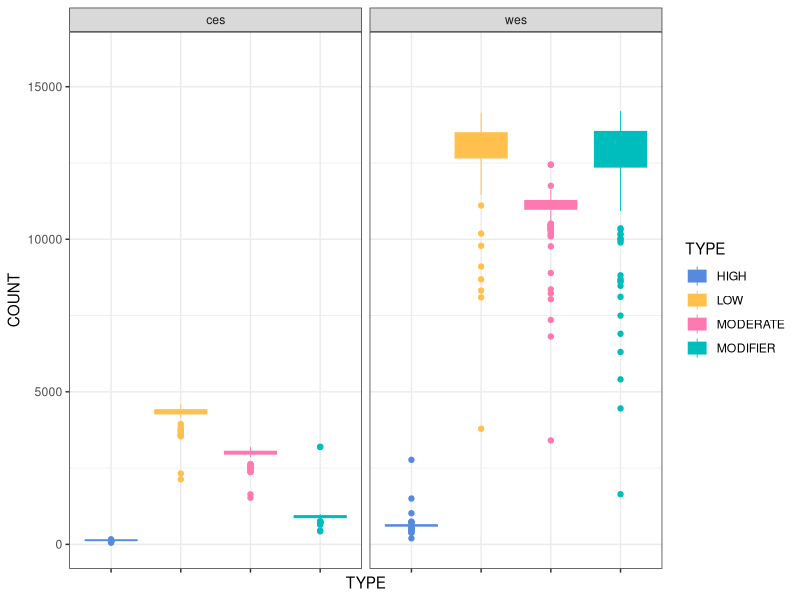

Reproduce this figure in R.
setwd("/mnt/2EA01BDBA01BA7FB/Working issues/WES/AF_Paper/var_counts")

library(ggplot2)
mycol1 = rgb(85, 138, 221, maxColorValue = 255)
mycol2 = rgb(255, 192, 78, maxColorValue = 255)
mycol3 = rgb(255, 121, 177, maxColorValue = 255)
mycol4 = rgb(221, 221, 221, maxColorValue = 255)
#mycol5 = rgb(100, 89, 89, maxColorValue = 255)
mycol6 = rgb(0, 189, 189, maxColorValue = 255)

counts = read.table('eff_final.tsv', sep='\t', header=T, stringsAsFactors = F)
ggplot(counts, aes(x=TYPE, y=COUNT, fill=TYPE, col=TYPE)) + geom_boxplot(lwd = 0.3) + 
  facet_wrap(~EXPTYPE) + theme_bw() +
  scale_fill_manual(values = c(mycol1, mycol2, mycol3, mycol6)) +
  scale_colour_manual(values = c(mycol1, mycol2, mycol3, mycol6)) +
  scale_y_continuous(limits = c(0, 16000)) + 
  theme(axis.text.x=element_blank())
        

aggregate(COUNT ~ TYPE + EXPTYPE, counts, median)
